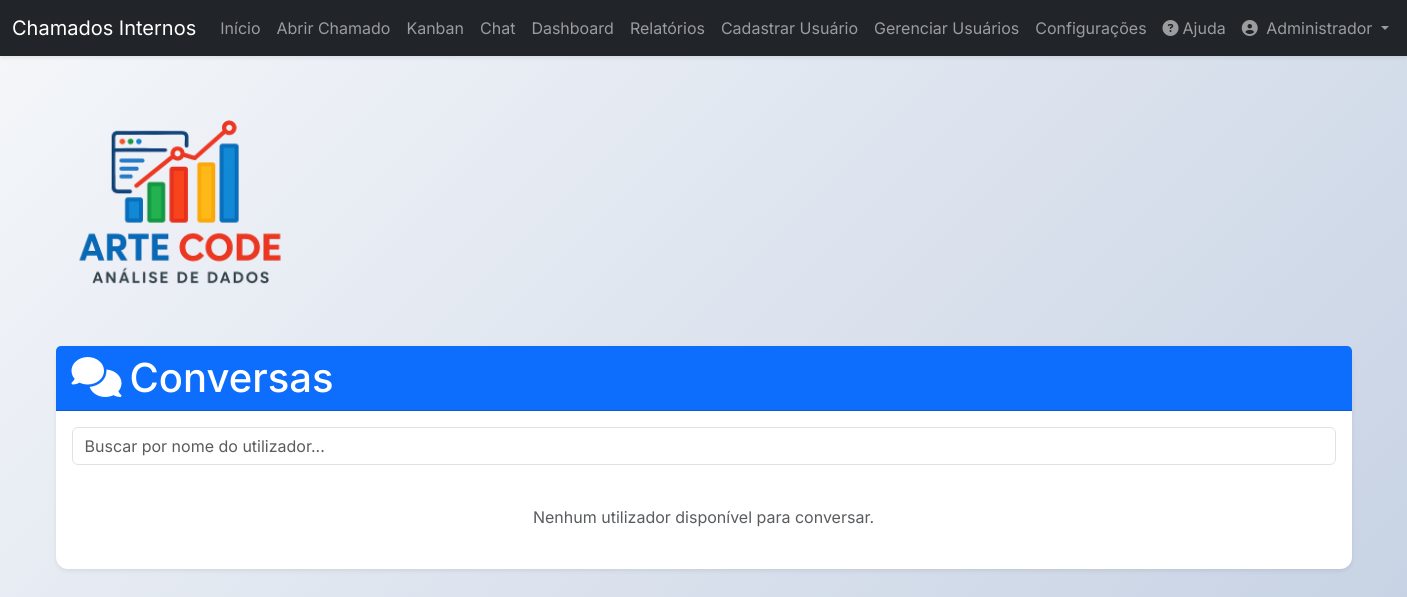
Page /chat (signed in) on the earlier database version.
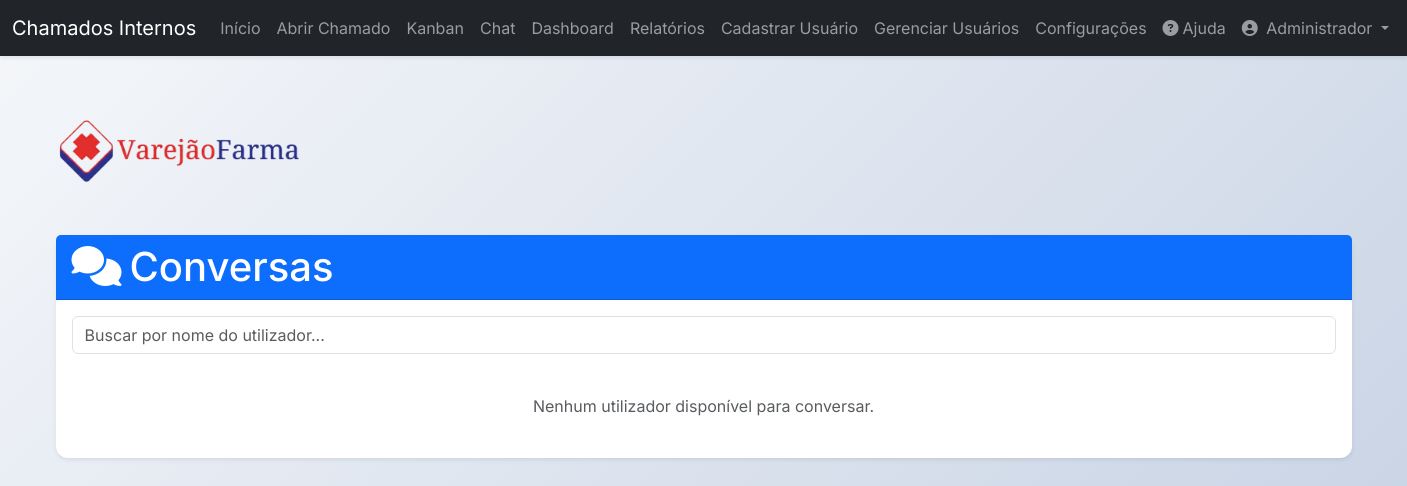
Same page on the later database version.
### app/models.py (models this page shows, shortened)
class SystemSettings(db.Model):
    id = db.Column(db.Integer, primary_key=True)
    auto_close_days = db.Column(db.Integer, default=7)
    logo_filename = db.Column(db.String(100), nullable=True)

### app/routes.py (the view, shortened to what this page needs)
@main.route('/chat', methods=['GET'])
@login_required
def chat_users():
    sent_to_ids = db.session.query(ChatMessage.recipient_id).filter(ChatMessage.sender_id == current_user.id).distinct()
    received_from_ids = db.session.query(ChatMessage.sender_id).filter(ChatMessage.recipient_id == current_user.id).distinct()
    all_partner_ids = {row[0] for row in sent_to_ids}.union({row[0] for row in received_from_ids})
    conversations = []
    conversations.sort(key=lambda x: x.timestamp, reverse=True)
    users_without_conversations = User.query.filter(
        User.id != current_user.id,
        ~User.id.in_(all_partner_ids)
    ).order_by(User.name).all()
    return render_template('chat_users.html', conversations=conversations, users_without_conversations=users_without_conversations, title="Chat")

### app/__init__.py (called while the page is built)
@login_manager.user_loader
def load_user(user_id):
    from app.models import User
    return User.query.get(int(user_id))

### app/routes.py (called while the page is built)
@main.context_processor
def inject_system_settings():
    settings = SystemSettings.query.first()
    return dict(system_settings=settings)

### app/templates/chat_users.html (shortened to what this page needs)
{% extends "base.html" %}
{% block content %}
<div class="row mt-4">
    <div class="col-12 mb-3">
        <img src="{% if system_settings and system_settings.logo_filename %}{{ url_for('static', filename='uploads/' + system_settings.logo_filename) }}{% else %}https://neosul.com.br/clientes/1/img/logo.png{% endif %}" alt="Logo" style="max-width: 250px; height: auto;">
    </div>
</div>
<div class="card shadow-sm">
    <div class="card-header bg-primary text-white">
        <h1 class="mb-0"><i class="fas fa-comments me-2"></i>Conversas</h1>
    </div>
    <div class="card-body">
        <div class="mb-3">
            <input type="text" id="chatSearch" class="form-control" placeholder="Buscar por nome do utilizador...">
        </div>
        <div class="list-group list-group-flush">
            {% if not conversations and not users_without_conversations %}
                <div class="list-group-item">
                    <p class="text-muted my-3 text-center">Nenhum utilizador disponível para conversar.</p>
                </div>
            {% endif %}
        </div>
    </div>
</div>
{% endblock %}

Differences in the rows shown:
changed SystemSettings: logo_filename: a different picture
